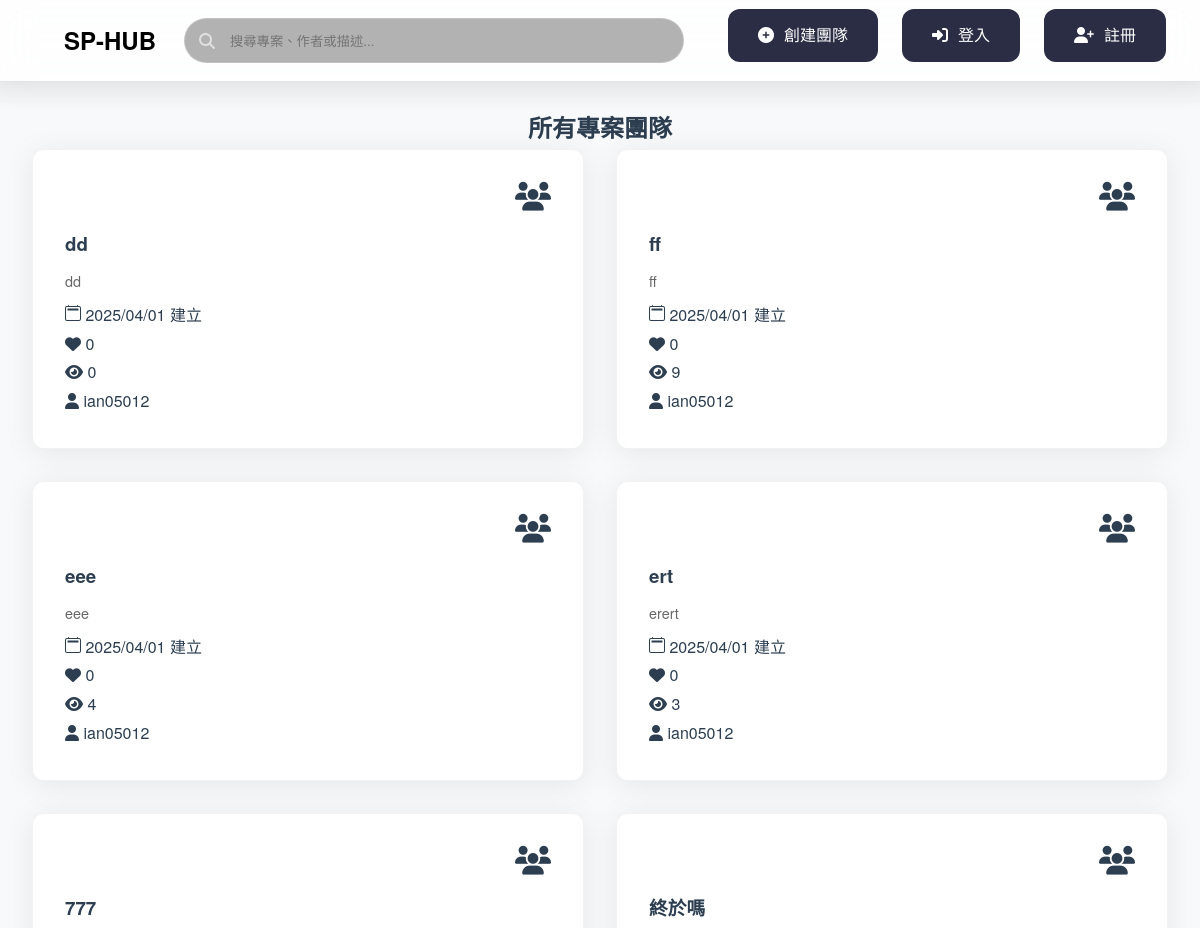
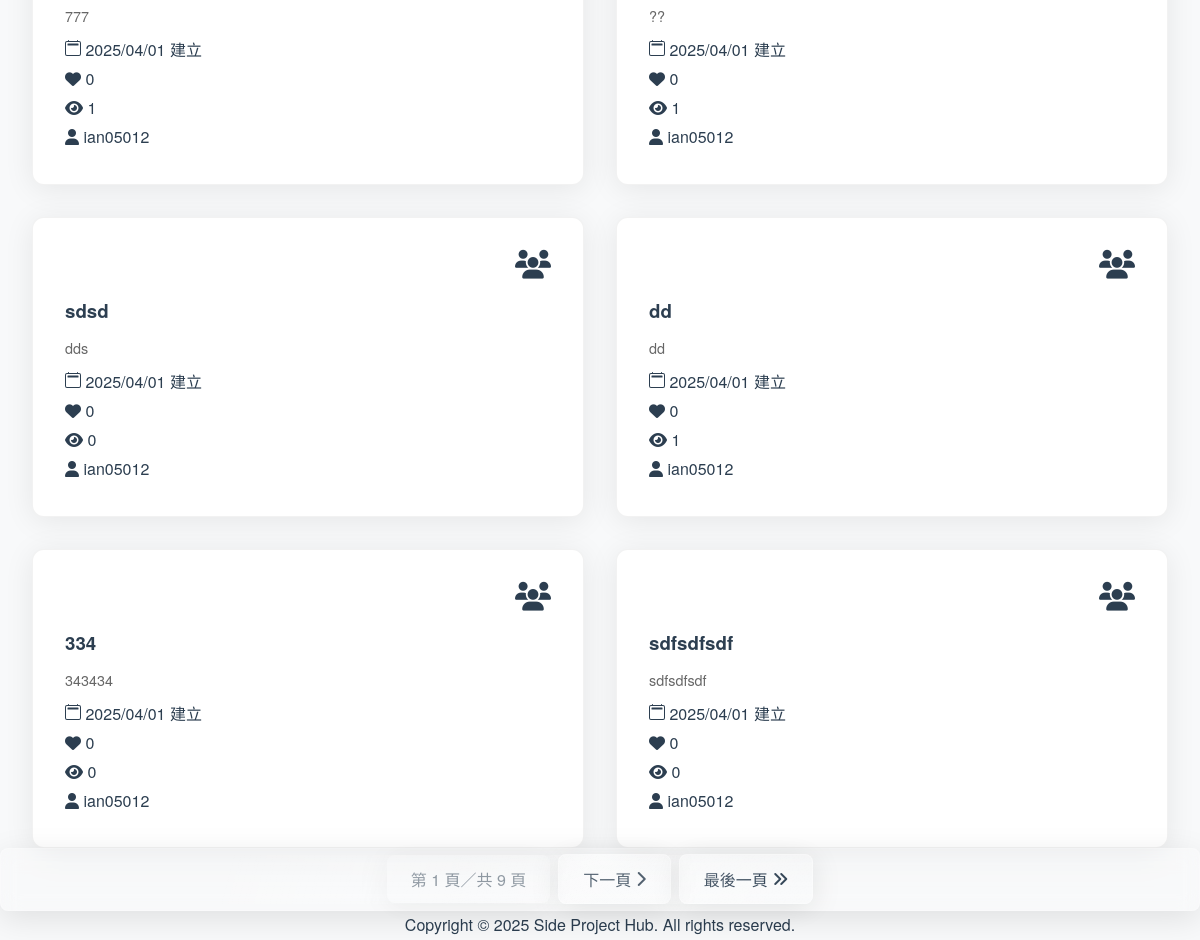
The page /explore/ on the database as committed earlier (2 pictures, top to bottom).
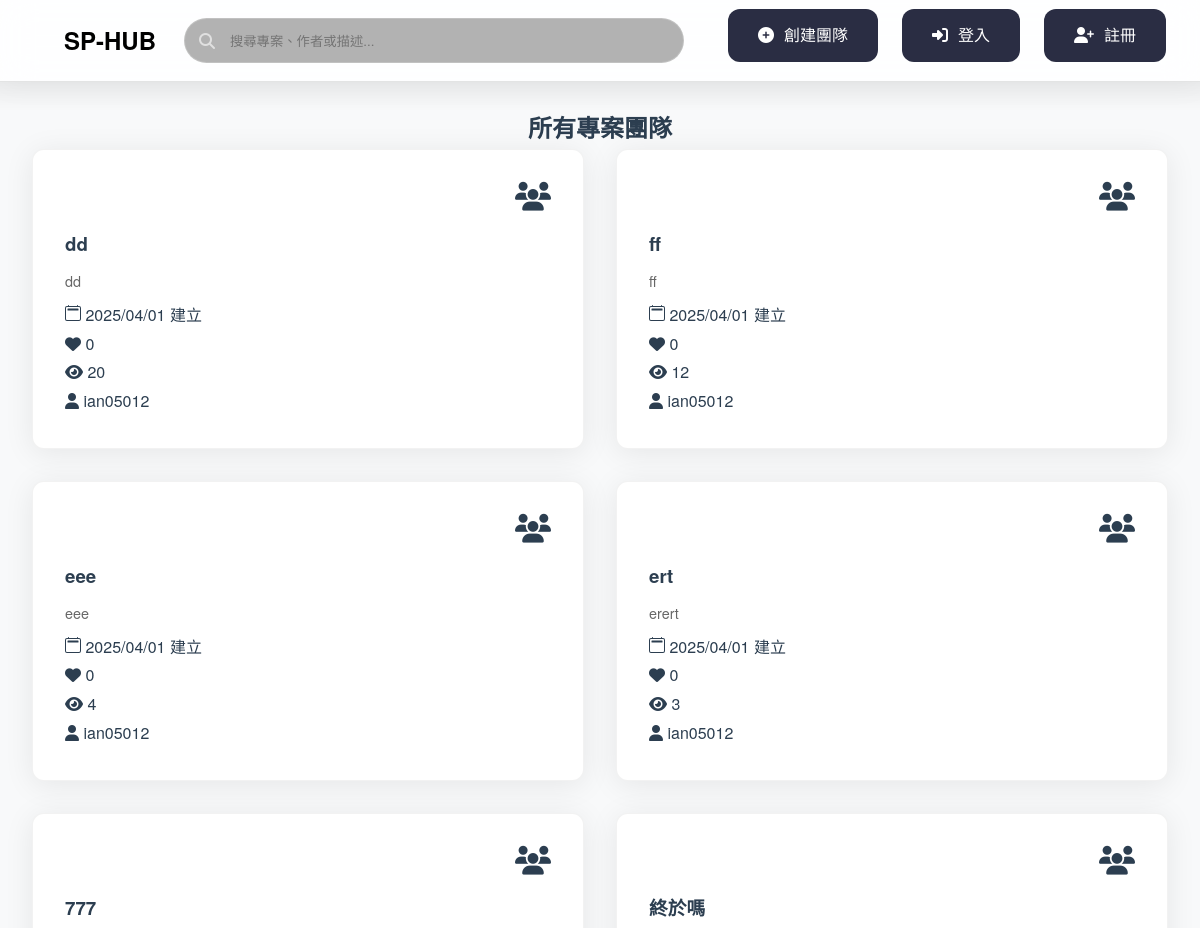
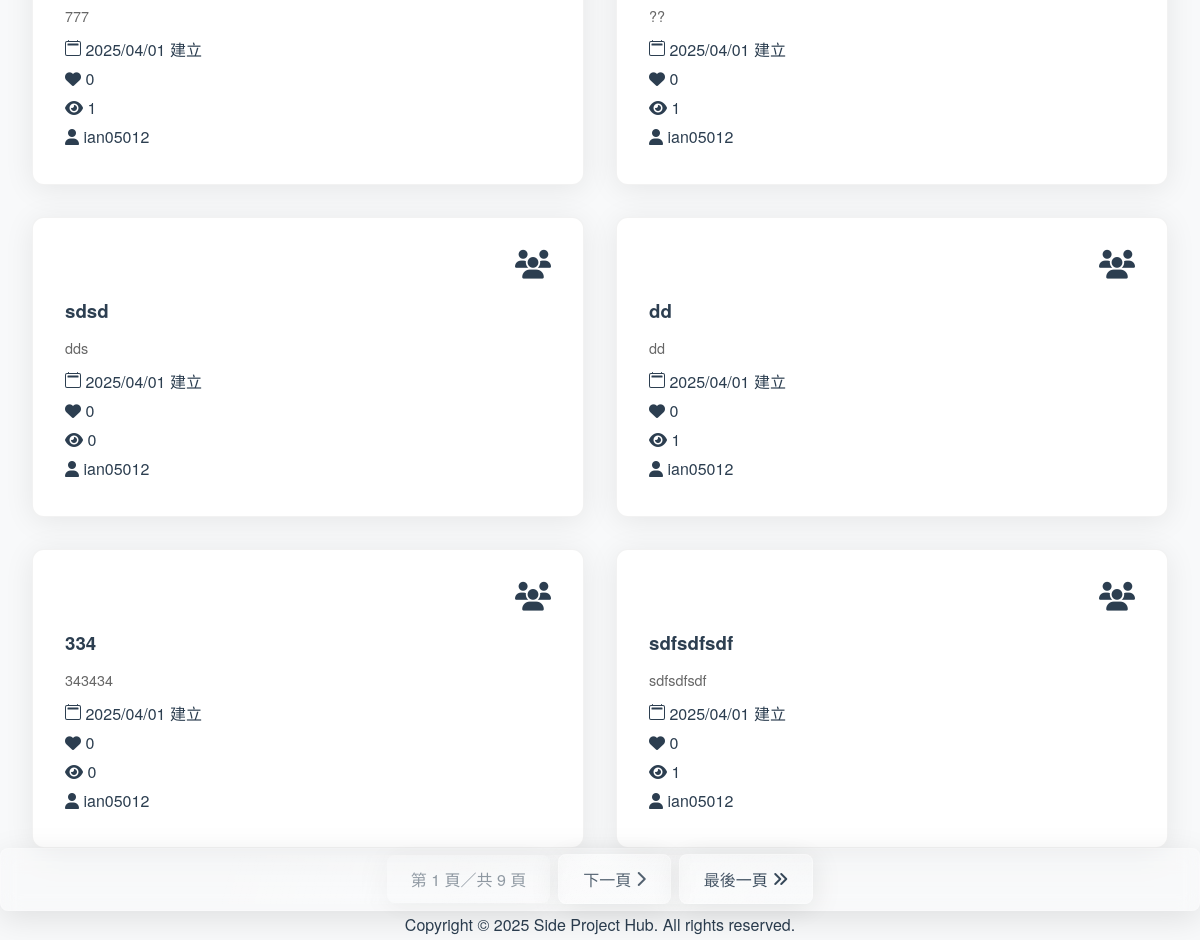
The same page on the database as committed later (2 pictures, top to bottom).
### sp_app/models.py (models this page shows, shortened)
class Post(models.Model):
    title = models.TextField(default="")
    description = models.TextField(default="")
    content = models.TextField(default="")
    author = models.ForeignKey(user, on_delete=models.CASCADE)
    created = models.DateTimeField(auto_now_add=True)
    updated = models.DateTimeField(auto_now=True)
    likes = models.IntegerField(default=0)
    watched = models.IntegerField(default=0)

class user(AbstractUser):
    objects = UserManager()
    name = models.TextField(default="")
    gender = models.TextField(default="男")
    description = models.TextField(default="這個人很懶，還沒留下任何東西~")
    skill = models.TextField(default="什麼都不會")
    birthday = models.DateTimeField(auto_now_add=True)
    headshot = models.TextField(default="")
    education = models.TextField(default="")
    created = models.DateTimeField(auto_now_add=True)
    USERNAME_FIELD = 'username'
    REQUIRED_FIELDS = []

### sp_app/views.py (the view)
# urls.py: path('explore/',views.explore, name='explore')
def explore(request):
    query = request.GET.get('search_query', '')
    post_list = Post.objects.all().order_by('created').reverse()
    if query:
        post_list = post_list.filter(
            Q(title__icontains=query) |
            Q(author__username__icontains=query) |
            Q(description__icontains=query)
        )
    paginator = Paginator(post_list, 10)  # 每頁顯示10個項目
    page_number = request.GET.get('page')
    page_obj = paginator.get_page(page_number)
    context = {
        'page_obj': page_obj,
        'search_query': query
    }
    return render(request, 'explore.html', context)

### templates/explore.html (shortened to what the changed rows need)
<!DOCTYPE html>
<html lang="zh-Hant">
<head>
    <link rel="stylesheet" href="../../static/css/styles.css">
</head>
<body>
<header class="glass-header" style="padding: 0.5rem 2rem">
    <nav class="nav-container">
        <a href="/" style="text-decoration: none; color: black;"><h1>SP-HUB</h1></a>
    </nav>
</header>
<div class="content" style="margin-top: 2%;">
    <div class="section-header">
        <h2 class="section-title" style="text-align: center;">
            <span class="highlight">所有專案團隊</span>
        </h2>
    </div>
    <div class="project-grid" style="grid-template-columns: repeat(2, 1fr); gap: 2rem; padding: 0 2rem;">
        {% for post in page_obj %}
        <div class="project-card">
            <a href="{% url 'post_detail' post.id %}" class="project-link" style="text-decoration: none; color: inherit;">
                <div class="card-header">
                    <i class="fas fa-users card-icon" style="color: var(--gold-accent);"></i>
                </div>
                <h3 class="project-title">{{ post.title }}</h3>
                <div class="desc-container">
                    <p class="project-description">{{ post.description }}</p>
                </div>
                <div class="project-meta">
                    <div class="meta-item">
                        {{ post.created|date:"Y/m/d" }} 建立
                    </div>
                    <div class="meta-item">
                        <i class="fa-solid fa-heart"></i>
                        {{post.likes}}
                    </div>
                    <div class="meta-item">
                        <i class="fa-solid fa-eye"></i>
                        {{post.watched}}
                    </div>
                    <div class="meta-item">
                        <i class="fa-solid fa-user"></i>
                        {{post.author.username}}
                    </div>
                </div>
            </a>
        </div>
        {% endfor %}
    </div>
</div>
</body>
</html>

Rows that differ between the two databases and show on the page:
changed Post (number 1 of 10 on the later page): watched "0" → "20"
changed Post "ff": watched "9" → "12"
changed Post "sdfsdfsdf": watched "0" → "1"
